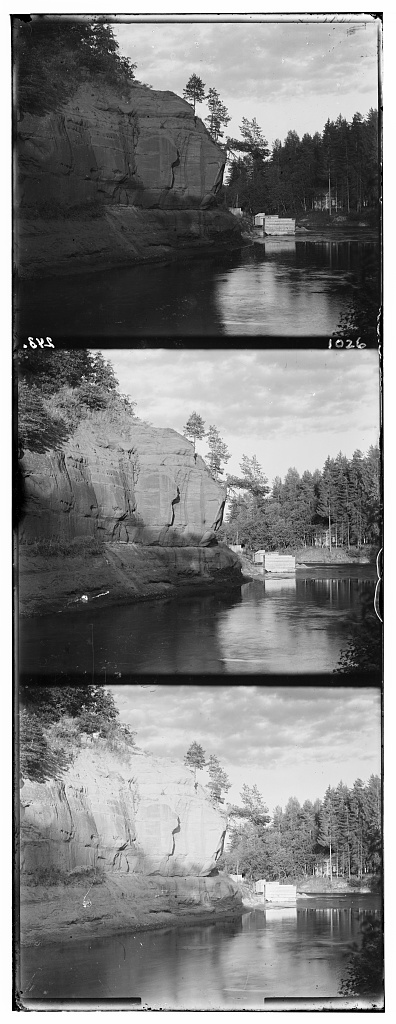
%> input picture Assignment 1/HTML/files/00172v.jpg, 396 x 1024 px, given in place of 1.bmp, which was not available
$ octave run_pmating_3.m   (GNU Octave 9; MATLAB toolbox functions it lacks are replaced by stand-ins)
%> lines starting %> are read from the running program, lines starting %| are printed output that depends on the picture; in (x1, y1, x2, y2) boxes, pixels count from 0 and x2, y2 are one past the last pixel; in counts of white or black regions, pixels touching at a corner belong together; the program's own positions count from 1; pictures that were not available may be replaced by others from this repository, and a replacement may not be noted
### Assignment 3/code/poisson_matting/find_nearestFB_2.m
function [F,B] = find_nearestFB_2(trimap,img)
% Input:
% 	- trimap: where 1 indicates foreground, 0 indicates background, 0.5 for undecided
% 	- img: input color image
% Output:
% for 'definite foreground' pixels, F is value of img, B is zeros.
% for 'definite background' pixels, B is value of img, F is zeros.
% for 'undecided' pixels, F is the color of its nearest 'definite foreground' pixel
% for 'undecided' pixels, B is the color of its nearest 'definite background' pixel
    K=4;
    % separate img to foreground part and background part
    [x,y]=find(trimap==1);
    f1=horzcat(x,y);
    [x,y]=find(trimap==0.5);
    u1=horzcat(x,y);
    [x,y]=find(trimap==0);
    b1=horzcat(x,y);
    F=img.*(trimap==1);
    B=img.*(trimap==0);
    Fv=img(trimap==1);
    Bv=img(trimap==0);
    % for each undecided pixel, search for its nearest neighbor in F
    md1=KDTreeSearcher(f1);
    idx=knnsearch(md1,u1,'K',K);
    for i=1:size(u1,1)
        Fnb=Fv(idx(i,:),:);
        F(u1(i,1),u1(i,2))=mean(Fnb);
    end
    % for each undecided pixel, search for its nearest neighbor in B
    md1=KDTreeSearcher(b1);
    idx=knnsearch(md1,u1,'K',K);
    for i=1:size(u1,1)
        Bnb=Bv(idx(i,:),:);
        B(u1(i,1),u1(i,2))=mean(Bnb);
    end
end

### Assignment 3/code/poisson_matting/poissonMatte.m
function [F,B,alpha] = poissonMatte(img,trimap)
% This function computes the poisson matte given image and trimap
% img: either grayscale or single-channel
    % custom parameters
    maxIters = 10;
    sigma = 2;
    H=fspecial('gaussian',[5,5],sigma);
    criteria=0.1;
    % initialize F and B, both are gray-scale image according to paper
    % for 'definite foreground' pixels, F is value of img, B is zeros.
    % for 'definite background' pixels, B is value of img, F is zeros.
    % for 'undecided' pixels, F is the color of its nearest 'definite foreground' pixel
    % for 'undecided' pixels, B is the color of its nearest 'definite background' pixel
    [F,B]=find_nearestFB_2(trimap,img);
    % calculate F-B
    F_B = F-B;
    F_B=imfilter(F_B,H,'replicate');
    % initialize alpha
    alpha = trimap;

    % iteratively solving
    for i = 1:maxIters
        % solve for undecided regions using poission equation
        mask_undecided=(trimap==0.5); % mask for all undecide pixels
        alpha= poisson_equ(img,F_B,trimap);
        % update F and B
        Fe=abs(img-F);
        Be=abs(img-B);
        newF=mask_undecided.*(alpha>0.95).*(Fe<criteria);
        newB=mask_undecided.*(alpha<0.05).*(Be<criteria);
        trimap=trimap+0.5*newF-0.5*newB;
        [F,B]=find_nearestFB_2(trimap,img);
        % apply gaussian filter to F_B
        F_B=F-B;
        F_B=imfilter(F_B,H,'replicate');
    end
end

### Assignment 3/code/poisson_matting/run_pmating_3.m
input=[1,2,4,5];
for j=1:size(input,2)
    index=input(j);
    source=sprintf('img/%d.bmp',index);
    source2=sprintf('img/%d-mask.bmp',index);
    out1=sprintf('img/%d_alpha_C.png',index);
    out2=sprintf('img/%d_F_C.png',index);
    out3=sprintf('img/%d_B_C.png',index);
    out4=sprintf('img/%d_matte_C.png',index);
    % input image
    img=im2double(imread(source));
%> img: size 1024x396 double; min 0, max 1, mean 0.5
    tic;
    % input trimap
    trimap=im2double(imread(source2));
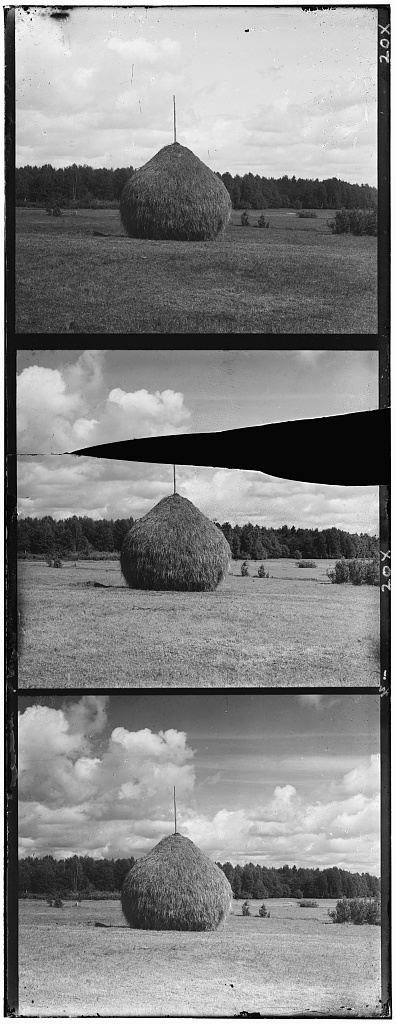
%> input picture Assignment 1/HTML/files/00308v.jpg, 396 x 1024 px, given in place of 1-mask.bmp, which was not available
%> trimap: size 1024x396 double; min 0, max 1, mean 0.528
    trimap=trimap(:,:,1);
    % make trimap value to standard. 1 - foregournd; 0 - background; 0.5 - undecided.
    trimap(trimap>0.8)=1;
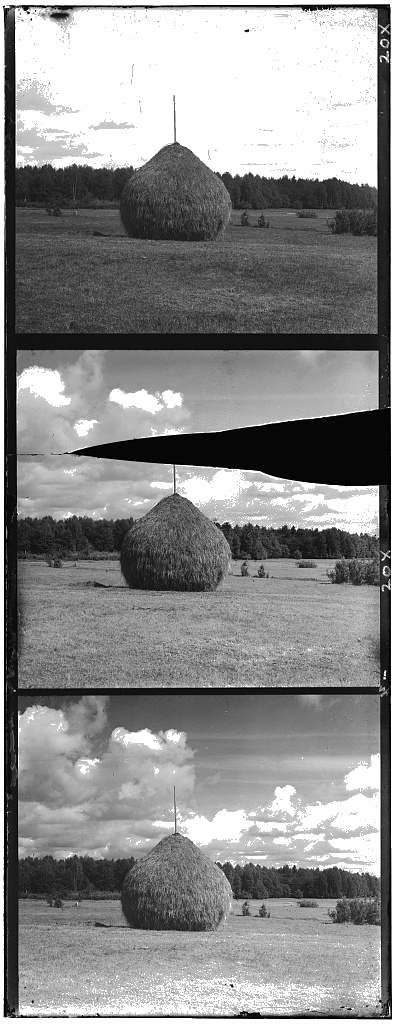
%> trimap: size 1024x396 double; min 0, max 1, mean 0.555
    trimap(trimap<0.2)=0;
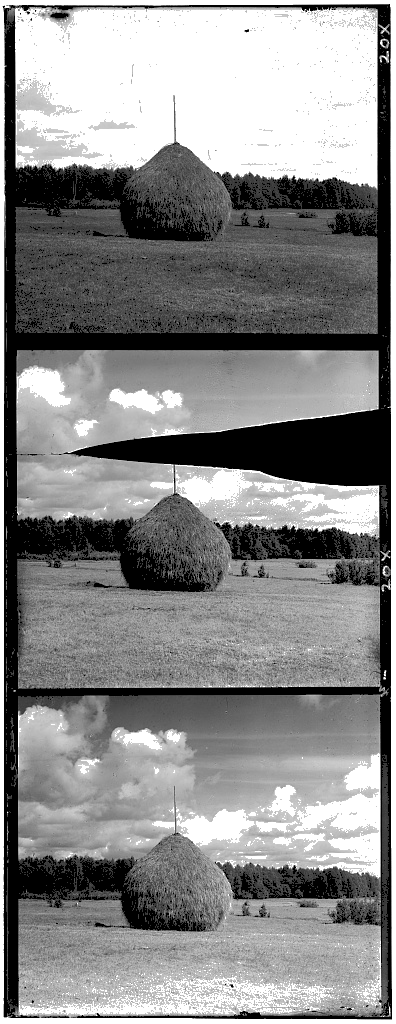
%> trimap: size 1024x396 double; 16.08% of pixels changed, all inside (x1, y1, x2, y2) = (3, 4, 392, 1019)
    trimap(trimap>0.2 & trimap<0.8)=0.5;
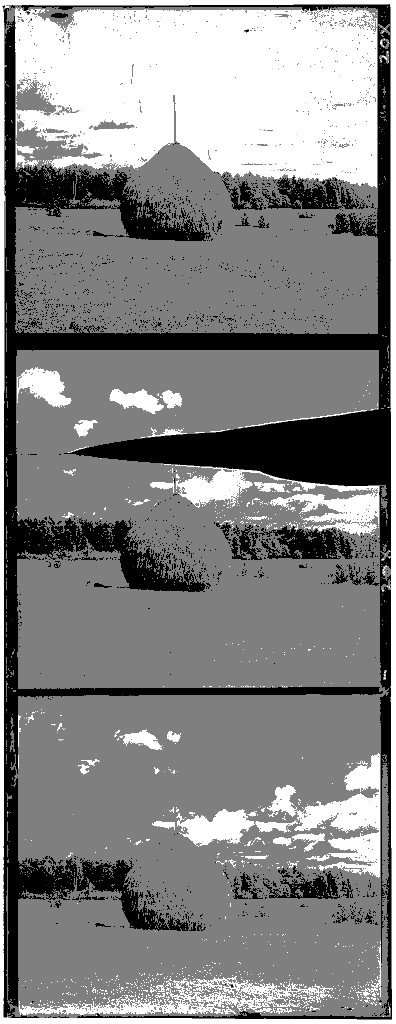
%> trimap: size 1024x396 double; min 0, max 1, mean 0.524
    [~,~,alpha]=poissonMatte(rgb2gray(img),trimap);
%> in find_nearestFB_2, `[x,y]=find(trimap==1);`: x = 86282 values from 1 to 1024; y = 86282 values from 1 to 396
%> in find_nearestFB_2, `[x,y]=find(trimap==0.5);`: x = 248556 values from 5 to 1020; y = 248556 values from 3 to 392
%> in find_nearestFB_2, `[x,y]=find(trimap==0);`: x = 67398 values from 5 to 1019; y = 67398 values from 4 to 392
%> in find_nearestFB_2, `F=img.*(trimap==1);`:
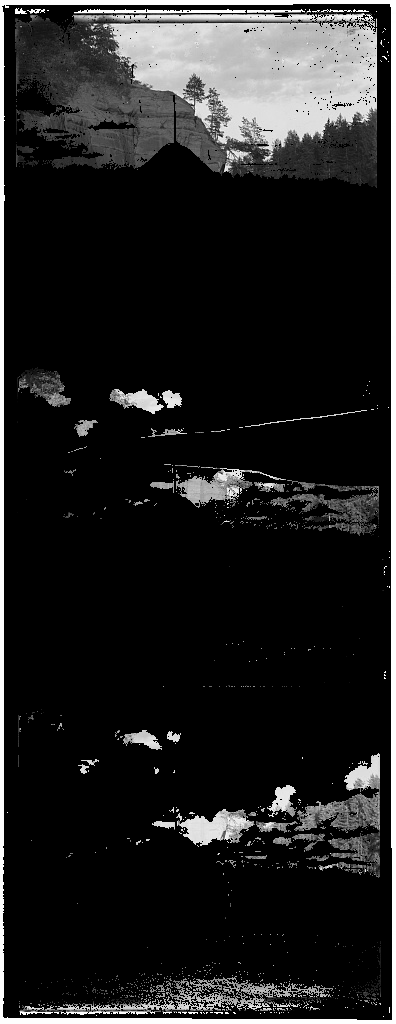
%> F: size 1024x396 double; min 0, max 1, mean 0.128
%> in find_nearestFB_2, `B=img.*(trimap==0);`:
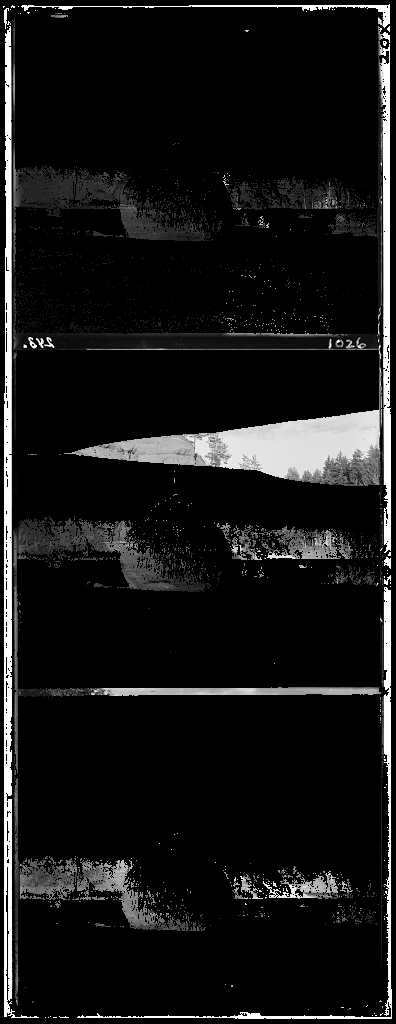
%> B: size 1024x396 double; min 0, max 1, mean 0.0851
%> the run ends on the next line
